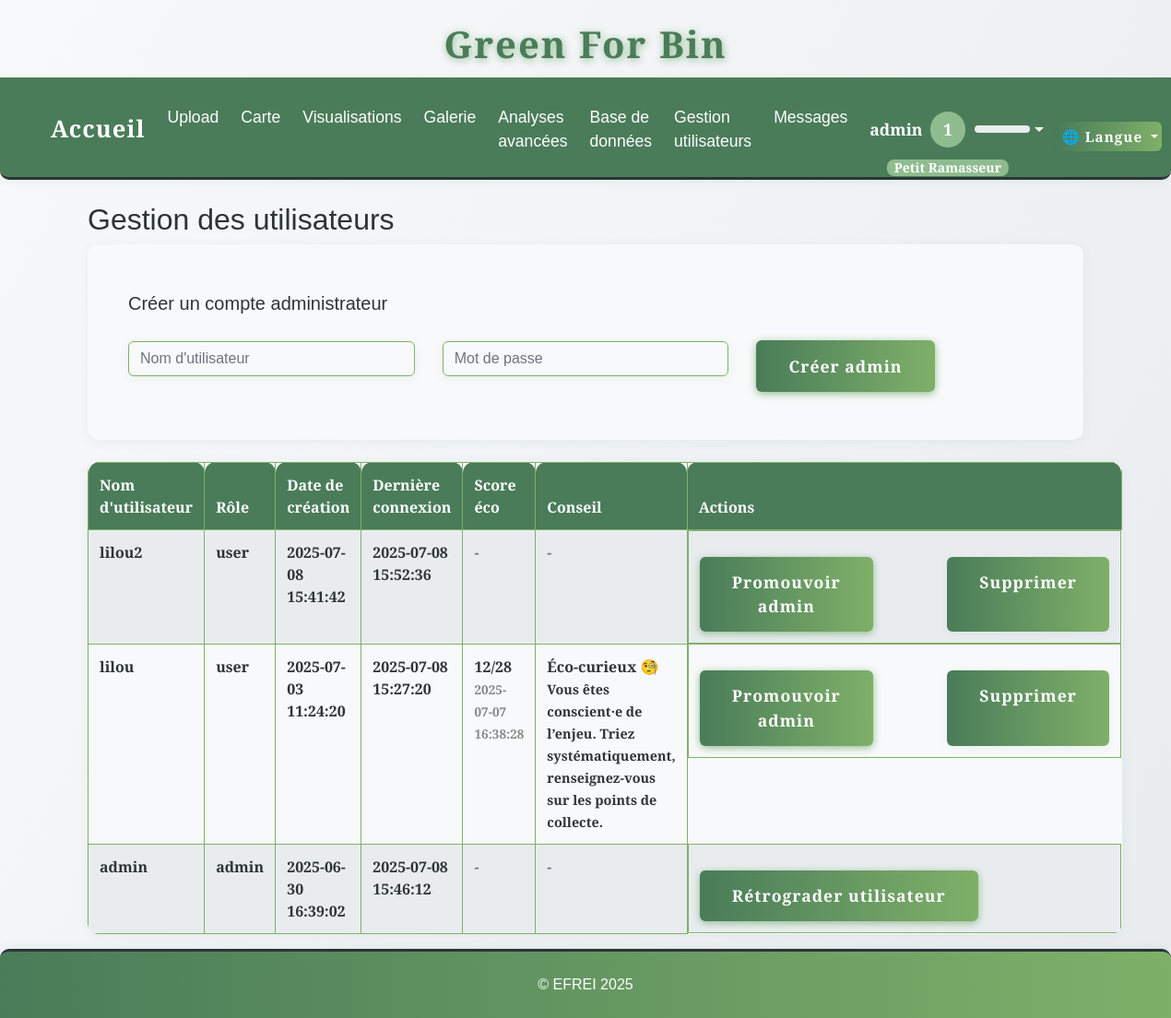
/admin/users (signed in), run on an earlier commit of the app's database.
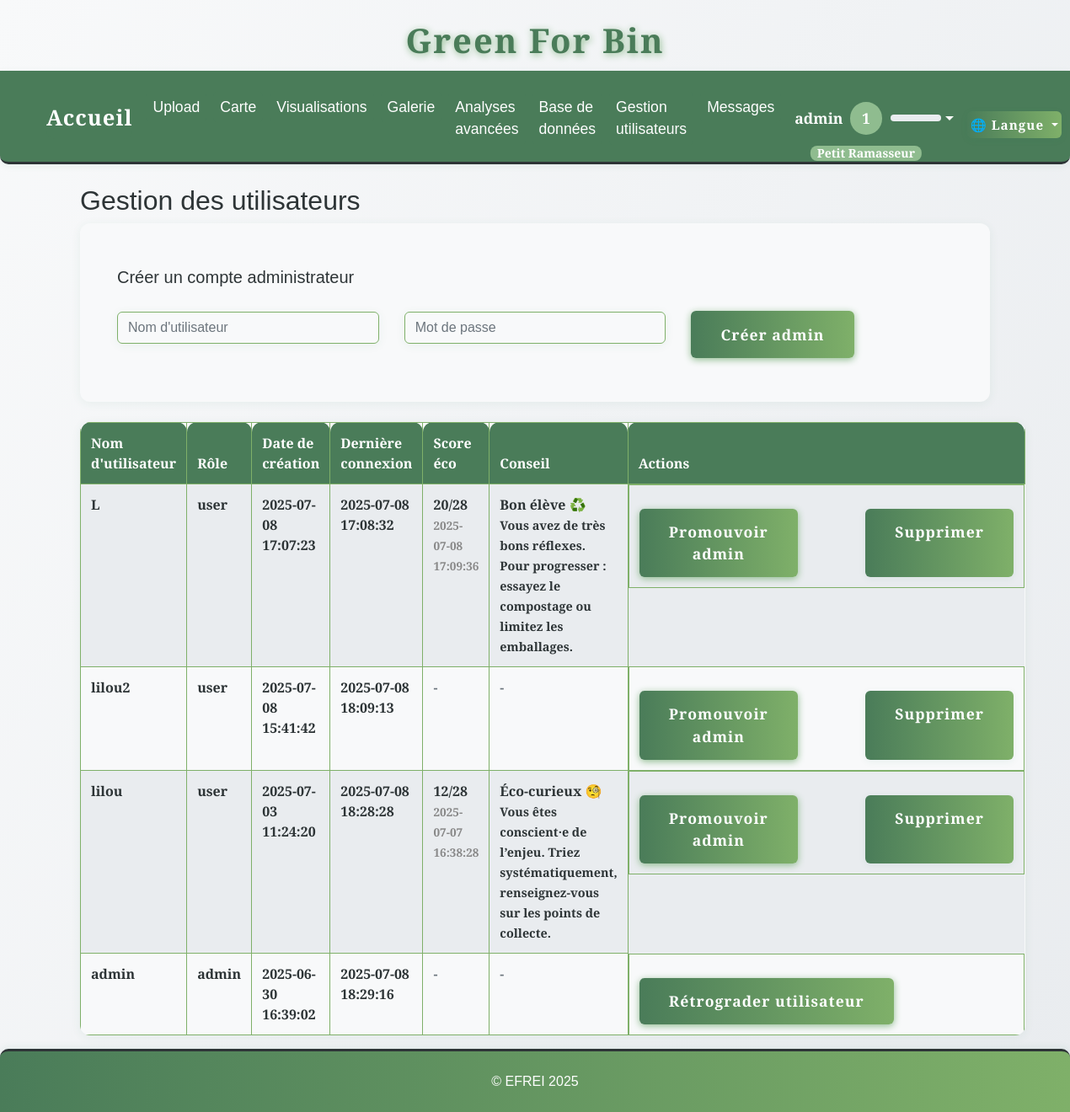
And on a later commit of the database.
### tables this page shows
CREATE TABLE users (
                id INTEGER PRIMARY KEY AUTOINCREMENT,
                username TEXT UNIQUE NOT NULL,
                password_hash TEXT NOT NULL,
                role TEXT NOT NULL DEFAULT 'user',
                created_at TEXT NOT NULL,
                last_login TEXT
            , xp INTEGER DEFAULT 0, email TEXT, arrondissement TEXT);

CREATE TABLE user_eco_analysis (
                id INTEGER PRIMARY KEY AUTOINCREMENT,
                user_id INTEGER NOT NULL,
                date_filled TEXT NOT NULL,
                score INTEGER NOT NULL,
                details TEXT,
                FOREIGN KEY(user_id) REFERENCES users(id)
            );

### app.py (the view)
@app.route('/admin/users')
@admin_required
def admin_users():
    with sqlite3.connect(DB_PATH) as conn:
        c = conn.cursor()
        c.execute("""
            SELECT id, username, role, created_at, last_login
            FROM users
            ORDER BY created_at DESC
        """)
        users = c.fetchall()
        user_eco = {}
        for user in users:
            c.execute("SELECT score, date_filled FROM user_eco_analysis WHERE user_id = ? ORDER BY date_filled DESC LIMIT 1", (user[0],))
            row = c.fetchone()
            if row:
                score, date_filled = row
                if score >= 24:
                    conseil = 'Bravo ! Vos habitudes ont un impact positif. Continuez à inspirer les autres autour de vous. Essayez les défis zéro déchet, ou rejoignez une initiative locale.'
                    titre = 'Éco-expert 🌱'
                elif score >= 18:
                    conseil = 'Vous avez de très bons réflexes. Pour progresser : essayez le compostage ou limitez les emballages.'
                    titre = 'Bon élève ♻️'
                elif score >= 12:
                    conseil = 'Vous êtes conscient·e de l’enjeu. Triez systématiquement, renseignez-vous sur les points de collecte.'
                    titre = 'Éco-curieux 🧐'
                else:
                    conseil = 'Pas de panique ! Commencez par des gestes simples comme trier ou acheter en vrac. Chaque geste compte !'
                    titre = 'Débutant·e 🐣'
                user_eco[user[0]] = dict(score=score, date=date_filled, conseil=conseil, titre=titre)
            else:
                user_eco[user[0]] = None
        c.execute("SELECT COUNT(*) FROM users WHERE role = 'admin'")
        admin_count = c.fetchone()[0]
    return render_template('admin/users.html', users=users, admin_count=admin_count, user_eco=user_eco)

### app.py (called while the page is built)
def get_locale():
    return session.get('lang', request.accept_languages.best_match(['en', 'fr']))

@app.context_processor
def inject_locale():
    return dict(get_locale=get_locale)

@app.context_processor
def inject_user_level():
    def user_level():
        if 'user_id' in session:
            try:
                with sqlite3.connect(DB_PATH) as conn:
                    c = conn.cursor()
                    c.execute("SELECT xp FROM users WHERE id = ?", (session['user_id'],))
                    row = c.fetchone()
                    xp = row[0] if row and row[0] is not None else 0
                return get_user_level(xp)
            except Exception as e:
                print(f"[USER LEVEL] {e}")
        return get_user_level(0)
    return dict(user_level=user_level)

def admin_required(f):
    @wraps(f)
    def decorated_function(*args, **kwargs):
        if 'user_id' not in session:
            flash(_('Vous devez être connecté pour accéder à cette page.'), 'error')
            return redirect(url_for('login'))
        with sqlite3.connect(DB_PATH) as conn:
            c = conn.cursor()
            c.execute("SELECT role FROM users WHERE id = ?", (session['user_id'],))
            user = c.fetchone()
        if not user or user[0] != 'admin':
            flash(_('Accès réservé aux administrateurs.'), 'error')
            return redirect(url_for('index'))
        return f(*args, **kwargs)
    return decorated_function

### templates/admin/users.html (shortened to what this page needs)
{% extends "base.html" %}
{% block content %}
<div class="container">
    <h2>{{ _('Gestion des utilisateurs') }}</h2>
    <div class="card mb-4">
        <div class="card-body">
            <h5 class="card-title">{{ _('Créer un compte administrateur') }}</h5>
            <form method="post" action="{{ url_for('create_admin') }}">
                <div class="row g-2 align-items-center">
                    <div class="col-md-4">
                        <input type="text" name="username" class="form-control" placeholder="{{ _('Nom d\'utilisateur') }}" required>
                    </div>
                    <div class="col-md-4">
                        <input type="password" name="password" class="form-control" placeholder="{{ _('Mot de passe') }}" required>
                    </div>
                    <div class="col-md-4">
                        <button type="submit" class="btn btn-primary">{{ _('Créer admin') }}</button>
                    </div>
                </div>
            </form>
        </div>
    </div>
    <table class="table table-striped table-green-text">
        <thead>
            <tr>
                <th>{{ _("Nom d'utilisateur") }}</th>
                <th>{{ _('Rôle') }}</th>
                <th>{{ _('Date de création') }}</th>
                <th>{{ _('Dernière connexion') }}</th>
                <th>{{ _('Score éco') }}</th>
                <th>{{ _('Conseil') }}</th>
                <th>{{ _('Actions') }}</th>
            </tr>
        </thead>
        <tbody>
            {% for user in users %}
                <tr>
                    <td>{{ user[1] }}</td>
                    <td>{{ user[2] }}</td>
                    <td>{{ user[3] }}</td>
                    <td>{{ user[4] or _('Jamais') }}</td>
                    <td>
                        {% if user_eco[user[0]] %}
                            <b>{{ user_eco[user[0]].score }}/28</b> <br><span style="font-size:0.85em; color:#888;">{{ user_eco[user[0]].date }}</span>
                        {% else %}
                            <span class="text-muted">-</span>
                        {% endif %}
                    </td>
                    <td>
                        {% if user_eco[user[0]] %}
                            <b>{{ _(user_eco[user[0]].titre) }}</b><br><span style="font-size:0.9em;">{{ _(user_eco[user[0]].conseil) }}</span>
                        {% else %}
                            <span class="text-muted">-</span>
                        {% endif %}
                    </td>
                    <td class="d-flex gap-2">
                        {% if user[2] == 'user' %}
                            <a href="{{ url_for('promote_user', user_id=user[0]) }}" class="btn btn-success btn-sm" style="margin-right:2.5rem;">{{ _('Promouvoir admin') }}</a>
                        {% else %}
                            <a href="{{ url_for('demote_user', user_id=user[0]) }}" class="btn btn-warning btn-sm" style="margin-right:2.5rem;">{{ _('Rétrograder utilisateur') }}</a>
                        {% endif %}
                        {% if session['user_id'] != user[0] and (user[2] != 'admin' or admin_count > 1) %}
                            <a href="{{ url_for('delete_user', user_id=user[0]) }}" class="btn btn-danger btn-sm" style="margin-left:2.5rem;">{{ _('Supprimer') }}</a>
                        {% endif %}
                    </td>
                </tr>
            {% endfor %}
        </tbody>
    </table>
</div>
{% endblock %}

### templates/base.html (shortened to what this page needs)
<!DOCTYPE html>
<html lang="{{ get_locale() }}">
<head>
    <link href="https://cdn.jsdelivr.net/npm/bootstrap@4.6.2/dist/css/bootstrap.min.css" rel="stylesheet">
    <link href="{{ url_for('static', filename='css/style.css') }}" rel="stylesheet">
    <link href="{{ url_for('static', filename='css/greenforbin.css') }}" rel="stylesheet">
</head>
<body>
    <header>
        <h1>{{ _('Green For Bin') }}</h1>
        <nav class="navbar navbar-expand-lg navbar-dark bg-dark">
            <div class="container-fluid">
                <a class="navbar-brand" href="{{ url_for('about') }}">{{ _('Accueil') }}</a>
                <div class="collapse navbar-collapse" id="navbarNav">
                    <ul class="navbar-nav">
                        <li class="nav-item">
                            <a class="nav-link" href="{{ url_for('upload') }}">{{ _('Upload') }}</a>
                        </li>
                        <li class="nav-item">
                            <a class="nav-link" href="{{ url_for('map_view') }}">{{ _('Carte') }}</a>
                        </li>
                        <li class="nav-item">
                            <a class="nav-link" href="{{ url_for('stats') }}">{{ _('Visualisations') }}</a>
                        </li>
                        <li class="nav-item">
                            <a class="nav-link" href="{{ url_for('gallery') }}">{{ _('Galerie') }}</a>
                        </li>
                        <li class="nav-item">
                            <a class="nav-link" href="{{ url_for('analyses_avancees') }}">{{ _('Analyses avancées') }}</a>
                        </li>
                        {% if session.get('role') == 'admin' %}
                            <li class="nav-item">
                                <a class="nav-link" href="{{ url_for('afficher_bdd') }}">{{ _('Base de données') }}</a>
                            </li>
                            <li class="nav-item">
                                <a class="nav-link" href="{{ url_for('admin_users') }}">{{ _('Gestion utilisateurs') }}</a>
                            </li>
                            <li class="nav-item">
                                <a class="nav-link" href="{{ url_for('admin_messages') }}">{{ _('Messages') }}</a>
                            </li>
                        {% endif %}
                    </ul>
                    <ul class="navbar-nav ml-auto" style="margin-left:auto;">
                    <div class="d-flex align-items-center ml-auto" style="margin-left:auto;">
                        {% if session.get('user_id') %}
                            <li class="nav-item dropdown">
                                <a class="nav-link dropdown-toggle d-flex align-items-center" href="#" id="userDropdown" role="button" data-toggle="dropdown" aria-haspopup="true" aria-expanded="false" style="font-weight:bold; color: var(--cream) !important;">
                                    {{ session.get('username') }}
                                    {% set lvl = user_level() %}
                                    <span class="badge badge-pill ml-2" style="background: #8fbc8f; color: #fff; font-size: 1em; min-width:2.2em; height:2.2em; display:flex; align-items:center; justify-content:center; border-radius:50%; position:relative;">
                                        {{ lvl.level }}
                                        <span style="position:absolute; bottom:-2.2em; left:50%; transform:translateX(-50%); font-size:0.8em; color:#fff; white-space:nowrap; background:#8fbc8f; border-radius:8px; padding:2px 8px;">{{ _(lvl.title) }}</span>
                                    </span>
                                    <div style="width:60px; height:8px; background:#e9ecef; border-radius:4px; margin-left:10px; overflow:hidden; position:relative;">
                                    </div>
                                </a>
                            </li>
                        {% endif %}
                    </ul>
                        <form class="form-inline" method="get" action="#" id="langDropdownForm" style="margin:0; padding:0;">
                            <div class="dropdown lang-switch" style="font-size:0.95rem;">
                                <button class="btn btn-outline-light dropdown-toggle p-1" type="button" id="langDropdown" data-toggle="dropdown" aria-haspopup="true" aria-expanded="false" style="font-size:0.95rem; min-width:90px; height:32px; line-height:1.1; padding:2px 10px;">
                                    {% if get_locale() == 'fr' %}🇫🇷 Français{% elif get_locale() == 'en' %}🇬🇧 English{% else %}🌐 Langue{% endif %}
                                </button>
                            </div>
                        </form>
                    </div>
                </div>
        </nav>
    </header>
    <div class="container mt-4">
        {% block content %}{% endblock %}
    </div>
    <footer class="footer-efrei mt-auto py-3">
        <div class="container text-center">
            <span>&copy; EFREI 2025</span>
        </div>
    </footer>
</body>
</html>

### static/css/style.css (style rules this page uses)
:root { --primary-green: #4a7c59; --light-green: #7fb069; --sage-green: #8fbc8f; --cream: #fefefe; --warm-white: #f8f9fa; --soft-gray: #e9ecef; --charcoal: #2d3436; --text-primary: #2d3436; --text-secondary: #636e72; --radius: 2.5rem; --shadow: 0 4px 24px rgba(44, 124, 89, 0.10); --transition: all 0.3s cubic-bezier(.4,0,.2,1); --green-dark: var(--primary-green); --green: var(--light-green); --green-light: var(--sage-green); --beige: var(--cream); --white: var(--cream); --black: var(--charcoal); }
html, body { height: 100%; margin: 0; padding: 0; }
body { display: flex; flex-direction: column; min-height: 100vh; }
.container.mt-4 { flex: 1 0 auto; }
.navbar { background: linear-gradient(90deg, var(--primary-green) 0%, var(--light-green) 100%); border-radius: 0 0 var(--radius) var(--radius); box-shadow: var(--shadow); padding: 1.5rem 2.5rem 1.2rem 2.5rem; display: flex; justify-content: center; align-items: center; gap: 2rem; position: sticky; top: 0; z-index: 1000; }
.nav-link { color: var(--cream); font-family: 'Inter', 'Franklin Gothic Medium', 'Arial Narrow', Arial, sans-serif, sans-serif; font-size: 1.1rem; font-weight: 500; padding: 0.5rem 1.2rem; border-radius: 2rem; transition: var(--transition); position: relative; }
.btn { background: var(--primary-green); color: var(--cream); border: none; border-radius: 2rem; font-family: 'Inter', Arial, sans-serif; font-weight: 600; padding: 0.9rem 2.2rem; font-size: 1.1rem; box-shadow: 0 2px 8px rgba(44, 124, 89, 0.08); transition: var(--transition); cursor: pointer; margin-top: 1rem; letter-spacing: 1px; }
.card { background: var(--white); border-radius: var(--radius); box-shadow: var(--shadow); padding: 2rem 1.5rem; margin-bottom: 2rem; transition: var(--transition); position: relative; overflow: hidden; }
input, textarea, select { background: var(--beige); color: var(--green-dark); border: 2px solid var(--green-light); border-radius: 1.5rem; font-family: 'Inter', Arial, sans-serif; padding: 10px 18px; font-size: 1.08rem; transition: var(--transition); }
.footer-efrei { width: 100%; background: linear-gradient(90deg, var(--primary-green) 0%, var(--light-green) 100%); color: var(--cream); border-top: 3px solid var(--charcoal); box-shadow: 0 -2px 8px rgba(44, 124, 89, 0.08); font-family: 'Quercus Serif', 'Montserrat', 'Quicksand', Arial, sans-serif !important; font-weight: 500; flex-shrink: 0; }
.footer-efrei .container { padding-top: 8px; padding-bottom: 8px; }

### static/css/greenforbin.css (style rules this page uses)
:root { --primary-green: #4a7c59; --light-green: #7fb069; --sage-green: #8fbc8f; --cream: #fefefe; --warm-white: #f8f9fa; --soft-gray: #e9ecef; --charcoal: #2d3436; --text-primary: #2d3436; --text-secondary: #636e72; }
body { background: linear-gradient(135deg, var(--cream) 0%, var(--light-green) 100%); color: var(--text-primary); font-family: 'Segoe UI', 'Roboto', Arial, sans-serif; min-height: 100vh; }
header h1 { color: var(--primary-green); font-weight: bold; letter-spacing: 2px; text-shadow: 1px 2px 8px var(--sage-green); }
.navbar, .navbar-brand, .nav-link { background: var(--primary-green) !important; color: var(--cream) !important; font-weight: 500; border-radius: 0 0 10px 10px; }
.card { border-radius: 16px; box-shadow: 0 4px 24px 0 rgba(79, 124, 89, 0.10); border: none; background: var(--warm-white); }
.btn-primary, .btn-success, .btn-warning { background: var(--light-green); border: none; color: var(--cream); font-weight: 600; border-radius: 8px; box-shadow: 0 2px 8px var(--sage-green); transition: background 0.2s, box-shadow 0.2s; }
.table { background: var(--warm-white); border-radius: 10px; overflow: hidden; }
th { background: var(--primary-green); color: var(--cream); }
td, th { border: 1px solid var(--light-green) !important; }
footer { background: var(--primary-green); color: var(--cream); text-align: center; padding: 12px 0; border-radius: 10px 10px 0 0; margin-top: 40px; }

What changed in the data, as far as the page shows it:
added users: username "L", role "user", created_at "2025-07-08 17:07:23", last_login "2025-07-08 17:08:32"
added user_eco_analysis: score "20", date_filled "2025-07-08 17:09:36"
changed users "lilou2": last_login "2025-07-08 15:52:36" → "2025-07-08 18:09:13"
changed users "lilou": last_login "2025-07-08 15:27:20" → "2025-07-08 18:28:28"
changed users "admin": last_login "2025-07-08 15:46:12" → "2025-07-08 18:29:16"
